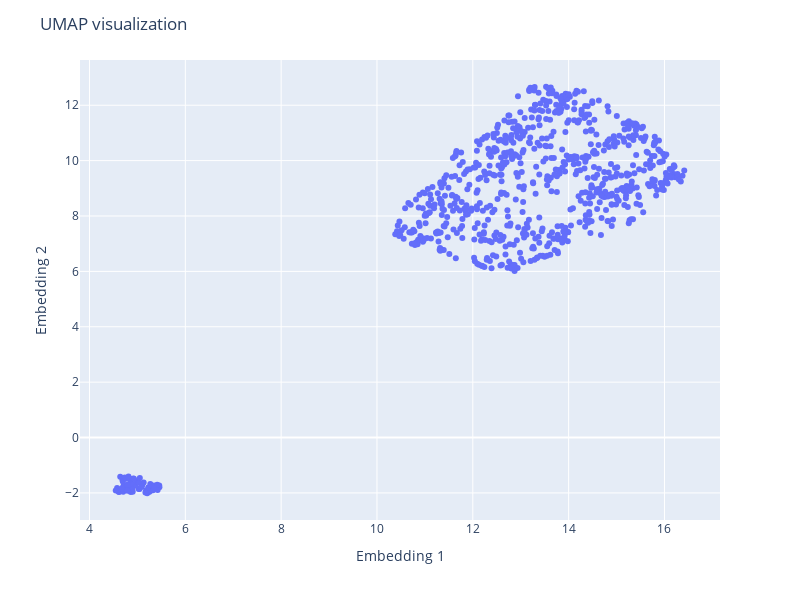

Notebook cell for this chart:
### Code cell
fig = px.scatter(df_umap, x=df_umap['Embedding 1'], y=df_umap['Embedding 2'], width=800, height=600)
fig.update_layout(
    title="UMAP visualization",
    xaxis_title="Embedding 1",
    yaxis_title="Embedding 2",
)
fig.show()

### Figure 1 — Plotly figure (JSON) as saved in the notebook; plotly's stock layout.template omitted (floating-point values rounded to 4 significant figures; data arrays with more than 128 entries replaced by an {"elided": "..."} marker saying what was removed)
{"data": [{"hovertemplate": "Embedding 1=%{x}<br>Embedding 2=%{y}<extra></extra>", "legendgroup": "", "marker": {"color": "#636efa", "symbol": "circle"}, "mode": "markers", "name": "", "orientation": "v", "showlegend": false, "type": "scatter", "x": {"elided": "800 float values"}, "xaxis": "x", "y": {"elided": "800 float values"}, "yaxis": "y"}], "layout": {"height": 600, "legend": {"tracegroupgap": 0}, "margin": {"t": 60}, "title": {"text": "UMAP visualization"}, "width": 800, "xaxis": {"anchor": "y", "domain": [0, 1], "title": {"text": "Embedding 1"}}, "yaxis": {"anchor": "x", "domain": [0, 1], "title": {"text": "Embedding 2"}}}}
